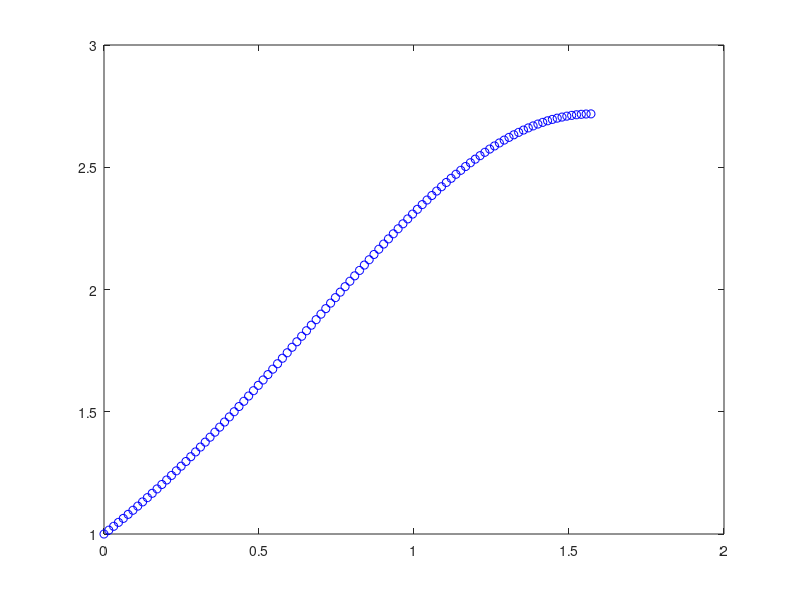

Source code (MATLAB):
 % Clase del 27/8/2024
 %Por Gabriel Alvarez derechos de Autor
%{
Marca de agua
     __                                _.--'"7
    `. `--._                        ,-'_,-  ,'
     ,'  `-.`-.                   /' .'    ,|
     `.     `. `-     __...___   /  /     - j
       `.     `  `.-""        " .  /       /
         \     /                ` /       /
          \   /                         ,'
          '._'_               ,-'       |
             | \            ,|  |   ...-'
             || `         ,|_|  |   | `             _..__
            /|| |          | |  |   |  \  _,_    .-"     `-.
           | '.-'          |_|_,' __!  | /|  |  /           \
   ,-...___ .=                  ._..'  /`.| ,`,.      _,.._ |
  |   |,.. \     '  `'        ____,  ,' `--','  |    /      |
 ,`-..'  _)  .`-..___,---'_...._/  .'      '-...'   |      /
'.__' ""'      `.,------'"'      ,/            ,     `.._.' `.
  `.             | `--........,-'.            .         \     \
    `-.          .   '.,--""     |           ,'\        |      .
       `.       /     |          L          ,\  .       |  .,---.
         `._   '      |           \        /  .  L      | /   __ `.
            `-.       |            `._   ,    l   .    j |   '  `. .
              |       |               `"' |  .    |   /  '      .' |
              |       |                   j  |    |  /  , `.__,'   |
              `.      L                 _.   `    j ,'-'           |
               |`"---..\._______,...,--' |   |   /|'      /        j
               '       |                 |   .  / |      '        /
                .      .              ____L   \'  j    -',       /
               / `.     .          _,"     \   | /  ,-','      ,'
              /    `.  ,'`-._     /         \  i'.,'_,'      .'
             .       `.      `-..'             |_,-'      _.'
             |         `._      |            ''/      _,-'
             |            '-..._\             `__,.--'
            ,'           ,' `-.._`.            .
           `.    __      |       "'`.          |
             `-"'  `""""'            7         `.
                                    `---'--.,'"`'
%}
clearvars;
N = 100;
%Clase sobre jacobianos
%Ejemplo:
% Sea y'' = y'*cos(x)-y*log(y)
%Con las siguientes condiciones iniciales:
a=0;
b = pi/2;
y0 = 1;
yN = exp(1);
%Derivadas
%Respecto a y
fy = @(y) -log(y)-1;
%Respecto a y'
fyp = @(x) cos(x);

h = (b-a)/(N+1);
x = (a:h:b)';
tol = 1e-10;

%Metodo de Newton-Raphson ====> vect(J)*v = vect(F)

%................................................
% Se crea la matriz Jacobiana, F y y
%................................................
J = zeros(N,N);
F = zeros(N,1);
y = 0.5*ones(N,1);
% El 0.5 es porque se busca un valor dentro del intervalo [a, b]
%................................
% Para llenar la matriz Jacobiana
%................................

for k = 1:N
    for i=1:N
        J(i,i) = 2+h^2*fy(x(i+1));% Llena la diagonal   
    end
    for i=1:N-1
        J(i,i+1) = -1+(h/2)*fyp(x(i+1)); % Diagonal sup.
        J(i+1,i) = -1-(h/2)*fyp(x(i+1)); % Diagonal inf.
    end

%...............................
% Ahora se llena el vector F
%...............................

    F(1) = -y0+2*y(1)-y(2)+h^2*(((y(1)-y0)/(2*h))*cos(x(1))-y(1)*log(y(1)));
    for i=2:N-1
        F(i) = -y(i-1)+2*y(i)-y(i+1)+h^2*(((y(i+1)-y(i-1))/(2*h))*cos(x(i))-y(i)*log(y(i)))  ;
    end
    F(N) = -y(N-1)+2*y(N)-yN+h^2*(((yN-y(N-1))/(2*h))*cos(x(N))-y(N)*log(y(N)));
    v = J\(-F);
    y = y+v;
    if sqrt(dot(v,v))<=tol
        break;
    end
    yt = [y0;y;yN];
    figure(1);
    plot(x,yt,'ob')
    pause(1)
end
